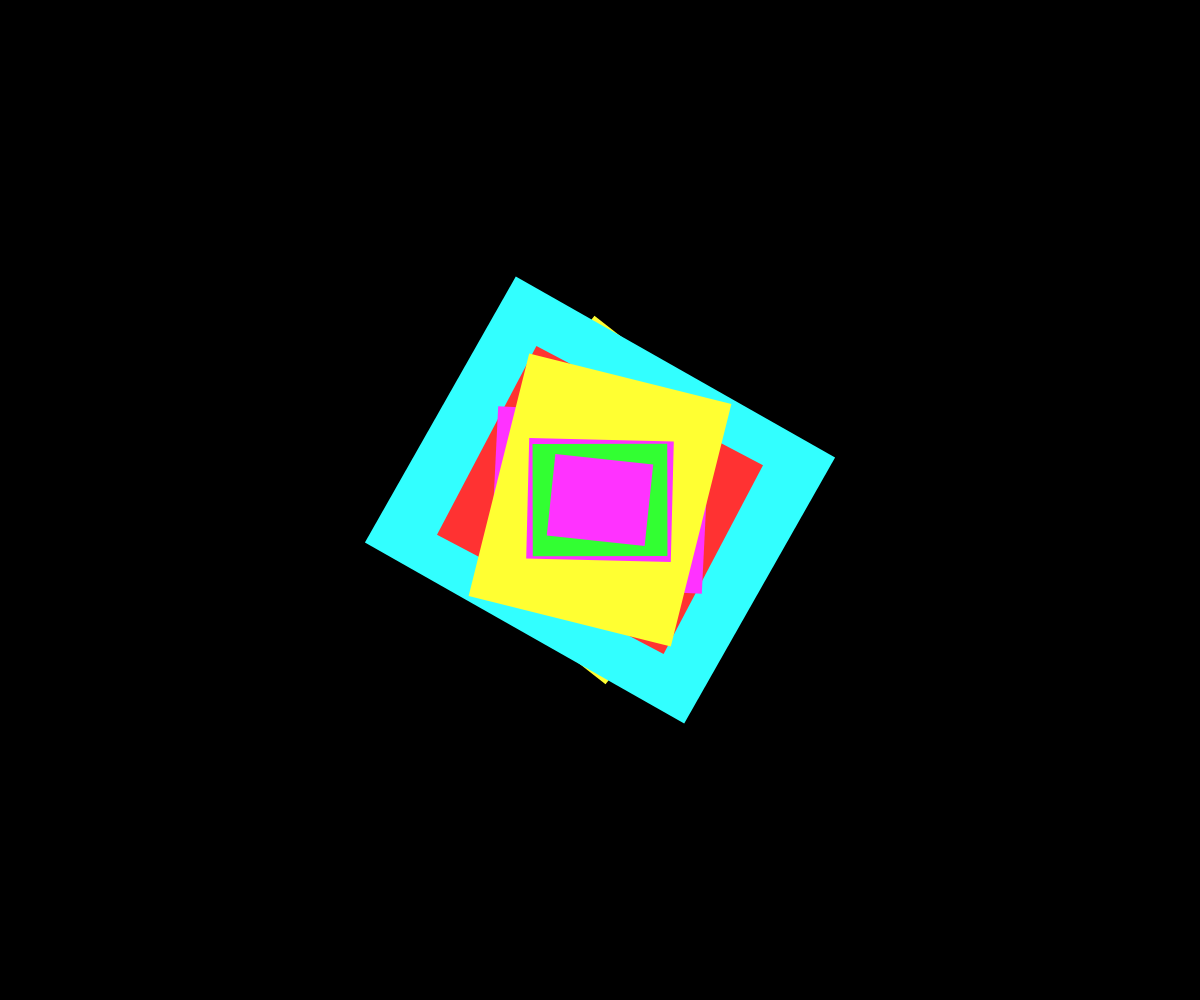
Frame 1 (no input)
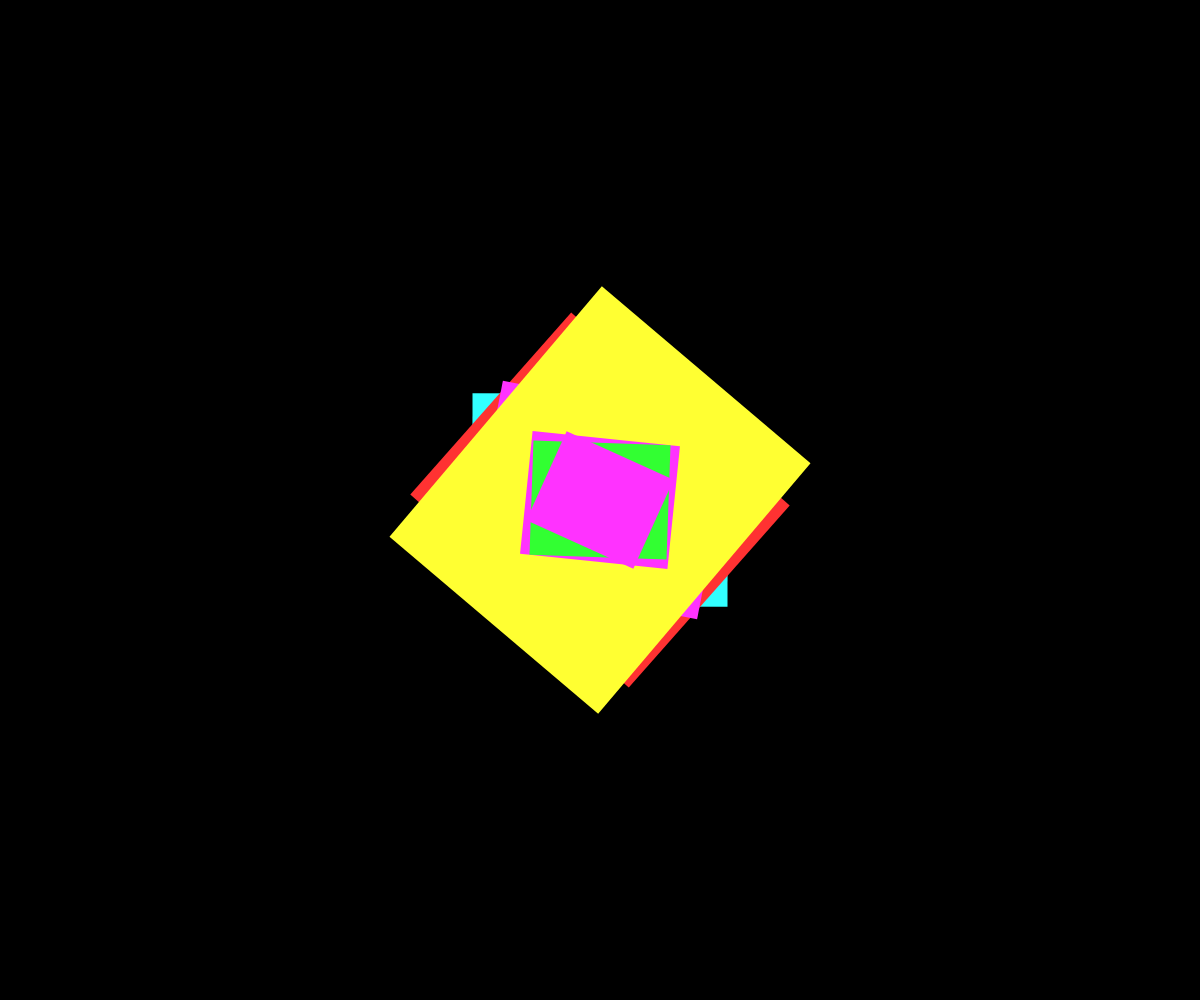
Frame 60 (no input)
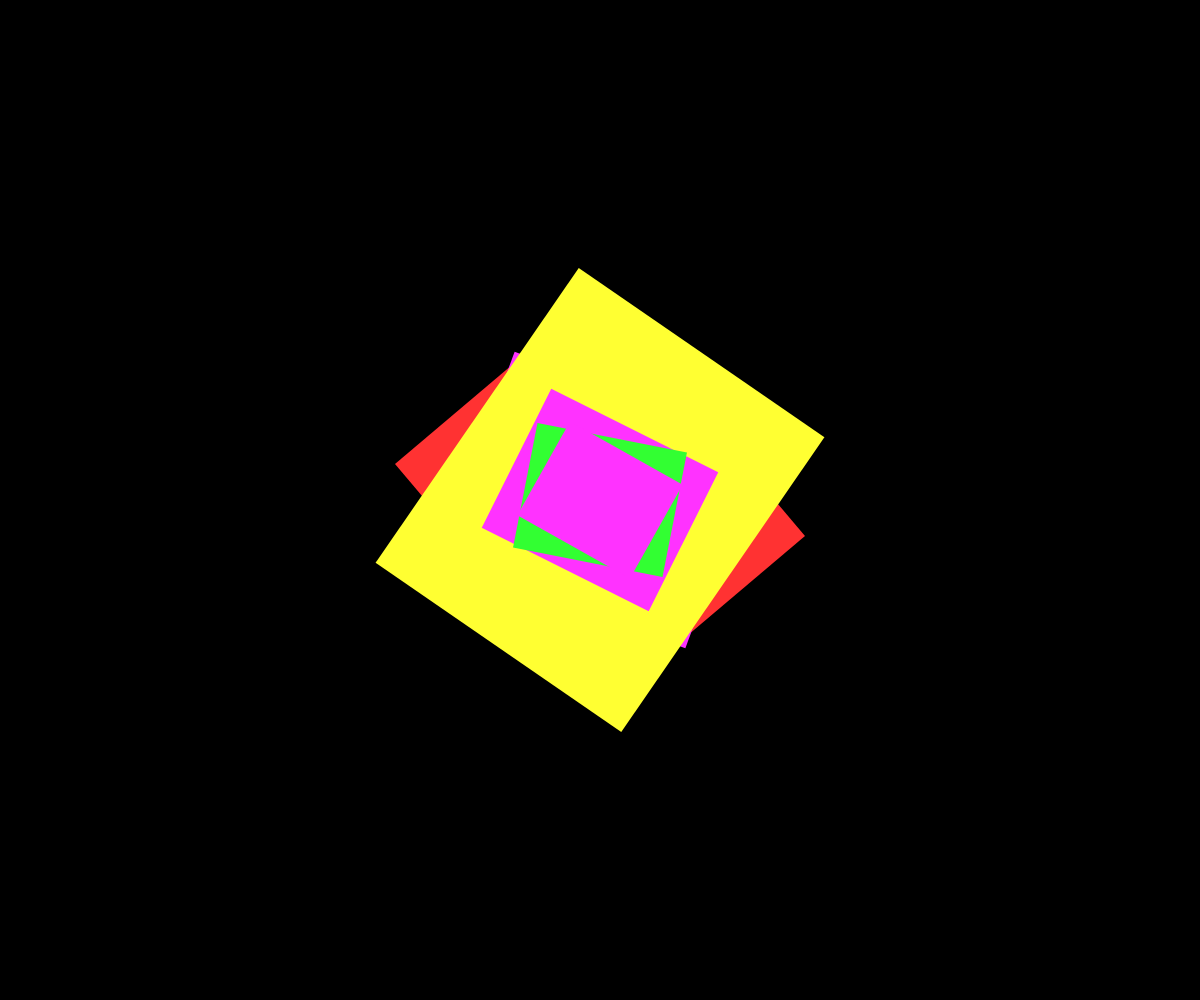
Frame 120 (the mouse pressed at the canvas centre since frame 60)

The p5.js sketch that drew these frames (run headless with seeded random() and noise() and a simulated clock; from frame 60 on, the mouse is pressed at the canvas centre):

// p5.js sketch
// ── sketch.js
let stripes = [];
const numStripes = 20;
const colors = [
  [255, 50, 50],   // Red
  [50, 255, 50],   // Green
  [50, 50, 255],   // Blue
  [255, 255, 50],  // Yellow
  [255, 50, 255],  // Magenta
  [50, 255, 255]   // Cyan
];

function setup() {
  createCanvas(windowWidth, windowHeight);
  noStroke();
  
  // Initialize stripes with random properties
  for (let i = 0; i < numStripes; i++) {
    stripes.push({
      angle: random(TWO_PI),
      speed: random(0.005, 0.02),
      size: random(0.1, 0.4),
      color: random(colors),
      phase: random(TWO_PI)
    });
  }
}

function draw() {
  background(0);
  
  // Draw each stripe as a rotating rectangle
  for (let i = 0; i < stripes.length; i++) {
    const s = stripes[i];
    
    push();
    translate(width / 2, height / 2);
    rotate(s.angle + sin(frameCount * s.speed + s.phase) * 0.5);
    
    // Calculate size with oscillation
    const oscillation = sin(frameCount * s.speed * 0.7 + s.phase) * 0.3 + 0.7;
    const w = width * s.size * oscillation;
    const h = height * s.size * oscillation;
    
    fill(s.color[0], s.color[1], s.color[2]);
    rect(-w/2, -h/2, w, h);
    pop();
  }
}

function windowResized() {
  resizeCanvas(windowWidth, windowHeight);
}
